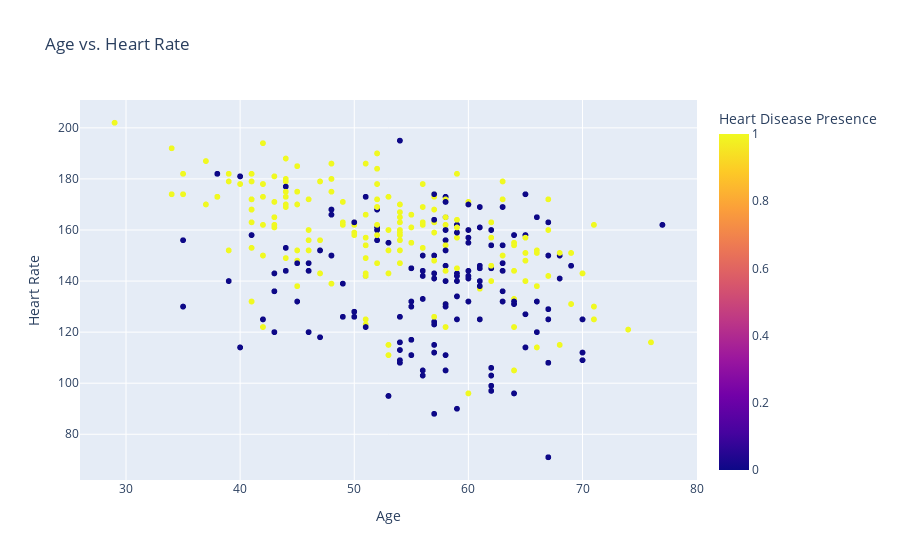

The code cell stored with this chart in its notebook:
### Markdown cell above
From above plot, there are 526 patients with heart disease cases and 499 patients with no heart disease

### Code cell
# Create a scatter plot using Plotly Express
fig = px.scatter(heart, x="age", y="thalach", color="disease", title="Age vs. Heart Rate", labels={"age": "Age", "thalach": "Heart Rate", "disease": "Heart Disease Presence"})

# Customize legend labels
fig.for_each_trace(lambda trace: trace.update(name="No" if trace.name == 0 else "Yes"))

# Set axis labels
fig.update_xaxes(title_text="Age")
fig.update_yaxes(title_text="Heart Rate")

fig.show()

### Figure 1 — Plotly figure (JSON) as saved in the notebook; plotly's stock layout.template omitted (floating-point values rounded to 4 significant figures; data arrays with more than 128 entries replaced by an {"elided": "..."} marker saying what was removed)
{"data": [{"hovertemplate": "Age=%{x}<br>Heart Rate=%{y}<br>Heart Disease Presence=%{marker.color}<extra></extra>", "legendgroup": "", "marker": {"color": {"elided": "1025 int values"}, "coloraxis": "coloraxis", "symbol": "circle"}, "mode": "markers", "name": "Yes", "showlegend": false, "type": "scattergl", "x": {"elided": "1025 int values"}, "xaxis": "x", "y": {"elided": "1025 int values"}, "yaxis": "y"}], "layout": {"coloraxis": {"colorbar": {"title": {"text": "Heart Disease Presence"}}, "colorscale": [[0, "#0d0887"], [0.1111, "#46039f"], [0.2222, "#7201a8"], [0.3333, "#9c179e"], [0.4444, "#bd3786"], [0.5556, "#d8576b"], [0.6667, "#ed7953"], [0.7778, "#fb9f3a"], [0.8889, "#fdca26"], [1, "#f0f921"]]}, "legend": {"tracegroupgap": 0}, "title": {"text": "Age vs. Heart Rate"}, "xaxis": {"anchor": "y", "domain": [0, 1], "title": {"text": "Age"}}, "yaxis": {"anchor": "x", "domain": [0, 1], "title": {"text": "Heart Rate"}}}}
